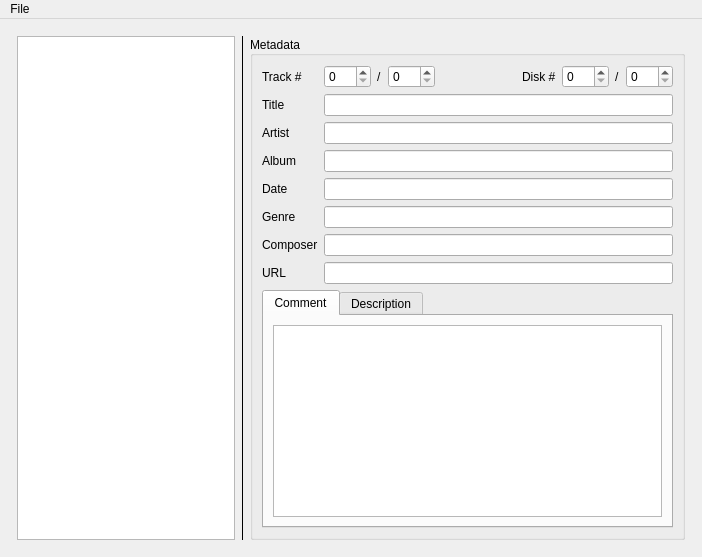
<?xml version="1.0" encoding="UTF-8"?>
<ui version="4.0">
 <class>MainWindow</class>
 <widget class="QMainWindow" name="MainWindow">
  <property name="geometry">
   <rect>
    <x>0</x>
    <y>0</y>
    <width>702</width>
    <height>557</height>
   </rect>
  </property>
  <property name="sizePolicy">
   <sizepolicy hsizetype="Ignored" vsizetype="Ignored">
    <horstretch>0</horstretch>
    <verstretch>0</verstretch>
   </sizepolicy>
  </property>
  <property name="minimumSize">
   <size>
    <width>700</width>
    <height>550</height>
   </size>
  </property>
  <property name="focusPolicy">
   <enum>Qt::NoFocus</enum>
  </property>
  <property name="windowTitle">
   <string>MainWindow</string>
  </property>
  <widget class="QWidget" name="centralwidget">
   <property name="sizePolicy">
    <sizepolicy hsizetype="Ignored" vsizetype="Ignored">
     <horstretch>0</horstretch>
     <verstretch>0</verstretch>
    </sizepolicy>
   </property>
   <layout class="QGridLayout" name="gridLayout_4">
    <item row="0" column="0">
     <layout class="QHBoxLayout" name="horizontalLayout" stretch="5,0,10">
      <property name="sizeConstraint">
       <enum>QLayout::SetMaximumSize</enum>
      </property>
      <property name="leftMargin">
       <number>8</number>
      </property>
      <property name="topMargin">
       <number>8</number>
      </property>
      <property name="rightMargin">
       <number>8</number>
      </property>
      <property name="bottomMargin">
       <number>8</number>
      </property>
      <item>
       <widget class="QTreeView" name="treeView">
        <property name="selectionMode">
         <enum>QAbstractItemView::ExtendedSelection</enum>
        </property>
        <property name="selectionBehavior">
         <enum>QAbstractItemView::SelectItems</enum>
        </property>
        <property name="verticalScrollMode">
         <enum>QAbstractItemView::ScrollPerPixel</enum>
        </property>
        <property name="horizontalScrollMode">
         <enum>QAbstractItemView::ScrollPerPixel</enum>
        </property>
        <property name="animated">
         <bool>true</bool>
        </property>
       </widget>
      </item>
      <item>
       <widget class="Line" name="line">
        <property name="frameShadow">
         <enum>QFrame::Plain</enum>
        </property>
        <property name="lineWidth">
         <number>1</number>
        </property>
        <property name="midLineWidth">
         <number>0</number>
        </property>
        <property name="orientation">
         <enum>Qt::Vertical</enum>
        </property>
       </widget>
      </item>
      <item>
       <widget class="QGroupBox" name="groupBox">
        <property name="sizePolicy">
         <sizepolicy hsizetype="Expanding" vsizetype="Expanding">
          <horstretch>0</horstretch>
          <verstretch>0</verstretch>
         </sizepolicy>
        </property>
        <property name="title">
         <string>Metadata</string>
        </property>
        <property name="alignment">
         <set>Qt::AlignLeading|Qt::AlignLeft|Qt::AlignVCenter</set>
        </property>
        <property name="checkable">
         <bool>false</bool>
        </property>
        <layout class="QGridLayout" name="gridLayout_2">
         <item row="0" column="0">
          <layout class="QFormLayout" name="formLayout">
           <property name="sizeConstraint">
            <enum>QLayout::SetDefaultConstraint</enum>
           </property>
           <property name="fieldGrowthPolicy">
            <enum>QFormLayout::AllNonFixedFieldsGrow</enum>
           </property>
           <item row="0" column="0">
            <widget class="QLabel" name="label_10">
             <property name="text">
              <string>Track #</string>
             </property>
            </widget>
           </item>
           <item row="0" column="1">
            <layout class="QHBoxLayout" name="horizontalLayout_2">
             <item>
              <widget class="QSpinBox" name="trackNumberCurrent">
               <property name="sizePolicy">
                <sizepolicy hsizetype="Minimum" vsizetype="Fixed">
                 <horstretch>0</horstretch>
                 <verstretch>0</verstretch>
                </sizepolicy>
               </property>
               <property name="minimumSize">
                <size>
                 <width>45</width>
                 <height>0</height>
                </size>
               </property>
               <property name="wrapping">
                <bool>false</bool>
               </property>
               <property name="frame">
                <bool>true</bool>
               </property>
               <property name="maximum">
                <number>999</number>
               </property>
              </widget>
             </item>
             <item>
              <widget class="QLabel" name="label_12">
               <property name="text">
                <string>/</string>
               </property>
              </widget>
             </item>
             <item>
              <widget class="QSpinBox" name="trackNumberMaximum">
               <property name="minimumSize">
                <size>
                 <width>45</width>
                 <height>0</height>
                </size>
               </property>
               <property name="maximum">
                <number>999</number>
               </property>
              </widget>
             </item>
             <item>
              <spacer name="horizontalSpacer_2">
               <property name="orientation">
                <enum>Qt::Horizontal</enum>
               </property>
               <property name="sizeHint" stdset="0">
                <size>
                 <width>40</width>
                 <height>20</height>
                </size>
               </property>
              </spacer>
             </item>
             <item>
              <widget class="QLabel" name="label_11">
               <property name="text">
                <string>Disk #</string>
               </property>
              </widget>
             </item>
             <item>
              <widget class="QSpinBox" name="diskNumberCurrent">
               <property name="minimumSize">
                <size>
                 <width>45</width>
                 <height>0</height>
                </size>
               </property>
               <property name="maximum">
                <number>999</number>
               </property>
              </widget>
             </item>
             <item>
              <widget class="QLabel" name="label_13">
               <property name="text">
                <string>/</string>
               </property>
              </widget>
             </item>
             <item>
              <widget class="QSpinBox" name="diskNumberMaximum">
               <property name="minimumSize">
                <size>
                 <width>45</width>
                 <height>0</height>
                </size>
               </property>
               <property name="maximum">
                <number>999</number>
               </property>
              </widget>
             </item>
            </layout>
           </item>
           <item row="1" column="0">
            <widget class="QLabel" name="label">
             <property name="text">
              <string>Title</string>
             </property>
            </widget>
           </item>
           <item row="1" column="1">
            <widget class="QLineEdit" name="songTitle"/>
           </item>
           <item row="2" column="0">
            <widget class="QLabel" name="label_2">
             <property name="text">
              <string>Artist</string>
             </property>
            </widget>
           </item>
           <item row="2" column="1">
            <widget class="QLineEdit" name="songArtist"/>
           </item>
           <item row="3" column="0">
            <widget class="QLabel" name="label_3">
             <property name="text">
              <string>Album</string>
             </property>
            </widget>
           </item>
           <item row="3" column="1">
            <widget class="QLineEdit" name="songAlbum"/>
           </item>
           <item row="4" column="0">
            <widget class="QLabel" name="label_4">
             <property name="text">
              <string>Date</string>
             </property>
            </widget>
           </item>
           <item row="4" column="1">
            <widget class="QLineEdit" name="songDate">
             <property name="styleSheet">
              <string notr="true"/>
             </property>
             <property name="clearButtonEnabled">
              <bool>false</bool>
             </property>
            </widget>
           </item>
           <item row="5" column="0">
            <widget class="QLabel" name="label_5">
             <property name="text">
              <string>Genre</string>
             </property>
            </widget>
           </item>
           <item row="5" column="1">
            <widget class="QLineEdit" name="songGenre"/>
           </item>
           <item row="6" column="0">
            <widget class="QLabel" name="label_6">
             <property name="text">
              <string>Composer</string>
             </property>
            </widget>
           </item>
           <item row="6" column="1">
            <widget class="QLineEdit" name="songComposer"/>
           </item>
           <item row="7" column="0">
            <widget class="QLabel" name="label_7">
             <property name="text">
              <string>URL</string>
             </property>
            </widget>
           </item>
           <item row="7" column="1">
            <widget class="QLineEdit" name="songURL"/>
           </item>
          </layout>
         </item>
         <item row="1" column="0">
          <widget class="QTabWidget" name="tabWidget">
           <property name="currentIndex">
            <number>0</number>
           </property>
           <widget class="QWidget" name="tab">
            <attribute name="title">
             <string>Comment</string>
            </attribute>
            <layout class="QGridLayout" name="gridLayout">
             <item row="0" column="0">
              <widget class="QTextEdit" name="songComment"/>
             </item>
            </layout>
           </widget>
           <widget class="QWidget" name="tab_2">
            <attribute name="title">
             <string>Description</string>
            </attribute>
            <layout class="QGridLayout" name="gridLayout_3">
             <item row="0" column="0">
              <widget class="QTextEdit" name="songDescription"/>
             </item>
            </layout>
           </widget>
          </widget>
         </item>
        </layout>
       </widget>
      </item>
     </layout>
    </item>
   </layout>
  </widget>
  <widget class="QMenuBar" name="menubar">
   <property name="geometry">
    <rect>
     <x>0</x>
     <y>0</y>
     <width>702</width>
     <height>22</height>
    </rect>
   </property>
   <widget class="QMenu" name="menuFile">
    <property name="title">
     <string>File</string>
    </property>
    <addaction name="actionOpenFolder"/>
    <addaction name="actionSave"/>
   </widget>
   <addaction name="menuFile"/>
  </widget>
  <action name="actionOpenFolder">
   <property name="text">
    <string>Open Folder...</string>
   </property>
   <property name="shortcut">
    <string>Ctrl+O</string>
   </property>
   <property name="menuRole">
    <enum>QAction::TextHeuristicRole</enum>
   </property>
  </action>
  <action name="actionSave">
   <property name="text">
    <string>Save</string>
   </property>
   <property name="shortcut">
    <string>Ctrl+S</string>
   </property>
  </action>
 </widget>
 <resources/>
 <connections/>
 <slots>
  <slot>openFileDialog()</slot>
  <slot>songSelected(string)</slot>
 </slots>
</ui>
